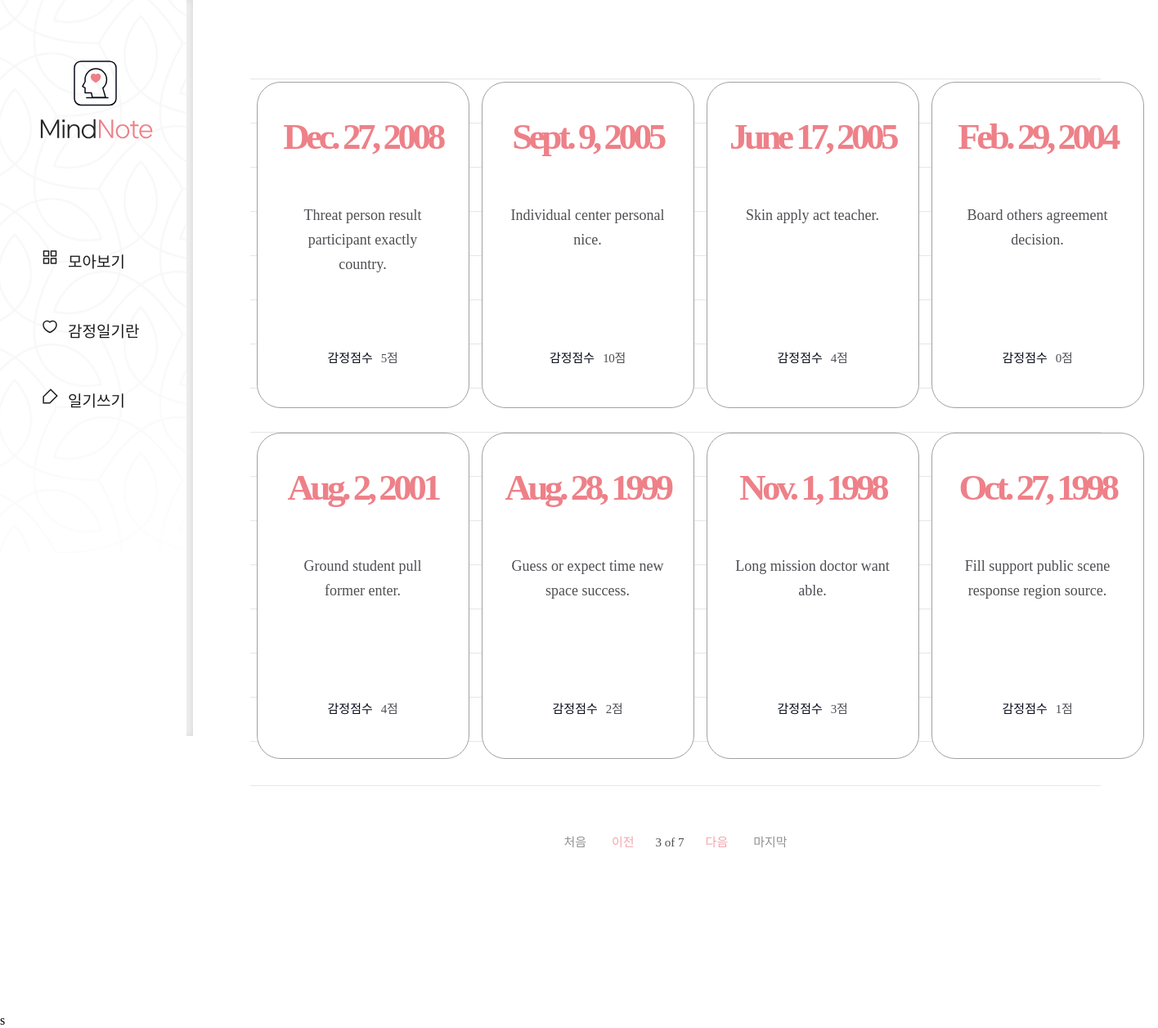
/diary/?page=3, run on the app's committed database.
### diary/models.py (models this page shows, shortened)
class Page(models.Model):
    title = models.CharField(max_length=100, validators=[validate_no_hash])
    content = models.TextField(validators=[validate_no_hash])
    feeling = models.CharField(max_length=80, validators=[validate_no_number])
    score = models.IntegerField(validators=[validate_no_above10])
    dt_created = models.DateField()

### diary/views.py (the view)
# urls.py: path('diary/', views.PageListView.as_view(), name='page-list'),
class PageListView(ListView):
    model = Page
    template_name = 'diary/page_list.html'
    ordering = ['-dt_created']
    paginate_by = 8
    page_kwarg = 'page'

### diary/templates/diary/page_list.html (shortened to what this page needs)
{% extends './base.html' %}
{% load static %}
{% block content %}
{% if page_obj.object_list %}
    <div class="wrap-note">
        <div class="note">
            <div class="note-list">
                <ul>
                    {% for page in page_obj.object_list %}
                    <li>
                        <a href="{% url 'page-detail' page.id %}">
                            <div class="date">
                                <span>{{page.dt_created}}</span>
                            </div>
                            <h2>{{page.title}}</h2>
                            <div class="score">
                                <p>감정점수</p>
                                <span>{{page.score}}점</span>
                            </div>
                        </a>
                    </li>
                    {% endfor %}
                </ul>
            </div>
            <div class="paging">
                {% if page_obj.has_previous %}
                    <a href="?page=1" class="first">처음</a>
                    <a href="?page={{ page_obj.previous_page_number }}" class="prev">이전</a>
                {% endif %}
                <span class="page">
                    <p>{{page_obj.number}} of {{page_obj.paginator.num_pages}}</p>
                </span>
                {% if page_obj.has_next %}
                    <a href="?page={{page_obj.next_page_number}}" class="next">다음</a>
                    <a href="?page={{page_obj.paginator.num_pages}}" class="last">마지막</a>
                {% endif %}
        </div>
        </div>
    </div>
{% endif %}
{% endblock content %}

### diary/static/diary/css/styles.css (style rules this page uses)
h1,h2,h3,p,a,ul,li { margin: 0; padding: 0; font-family: 'NanumSquare'; list-style: none; text-decoration: none; outline: none; }
html { position: relative; min-height: 100%; margin: 0; }
body { margin: 0; padding: 0; -webkit-font-smoothing: antialiased; -moz-osx-font-smoothing: auto; }
.wrap-note .note { padding-left: 236px; padding-top: 50px; padding-bottom: 200px; }
.note-list { margin: 0 70px; padding-top: 50px; background: url(../image/note-bg.svg) repeat-x center/1535px 974px; }
.note-list ul { overflow: hidden; width: 1100px; margin: 0 auto; padding-bottom: 50px; }
.note-list ul li { float: left; width: 25%; padding-bottom: 30px; }
.note-list ul li a { display: block; width: 258px; height: 397px; margin: 0 auto; background: #fff; border: solid 1px #a3a0a0; border-radius: 29px; }
.note-list ul li a .date { margin-top: 40px; margin-bottom: 55px; text-align: center; }
.note-list ul li a .date span { display: block; font-family: 'NanumSquare'; color: #ee8088; font-weight: 700; font-size: 45px; letter-spacing: -4.47px; }
.note-list ul li a h2 { width: 196px; height: 150px; margin: 0 auto; font-family: 'NanumBarunpen'; color: #4e4f53; font-weight: normal; font-size: 18px; line-height: 1.67; text-align: center; }
.note-list ul li a .score { margin-top: 28px; text-align: center; }
.note-list ul li a .score p { display: inline-block; font-family: 'NanumSquare'; color: #060b18; font-size: 15px; }
.note-list ul li a .score span { padding-left: 6px; font-family: 'NanumBarunpen'; color: #4e4f53; font-size: 15px; letter-spacing: -0.29px; }
.paging { margin-top: 10px; text-align: center; }
.paging a { display: inline-block; font-family: 'NanumSquare'; font-size: 15px; }
.paging .first,.paging .last { color: #929191; }
.paging .first { margin-right: 27px; }
.paging .last { margin-left: 27px; }
.paging .prev,.paging .next { color: #f2a6ac; }
.paging span { display: inline-block; }
.paging span p { margin: 0 22px; font-family: 'NanumSquare'; color: #4e4f53; font-size: 15px; }

### data on the page
Page: dt_created "Dec. 27, 2008", title "Threat person result participant exactly country.", score "5"
Page: dt_created "Sept. 9, 2005", title "Individual center personal nice.", score "10"
Page: dt_created "June 17, 2005", title "Skin apply act teacher.", score "4"
Page: dt_created "Feb. 29, 2004", title "Board others agreement decision.", score "0"
Page: dt_created "Aug. 2, 2001", title "Ground student pull former enter.", score "4"
Page: dt_created "Aug. 28, 1999", title "Guess or expect time new space success.", score "2"
Page: dt_created "Nov. 1, 1998", title "Long mission doctor want able.", score "3"
Page: dt_created "Oct. 27, 1998", title "Fill support public scene response region source.", score "1"

### other printed values
{{ page_obj.number }} "3"
{{ page_obj.paginator.num_pages }} "7"
